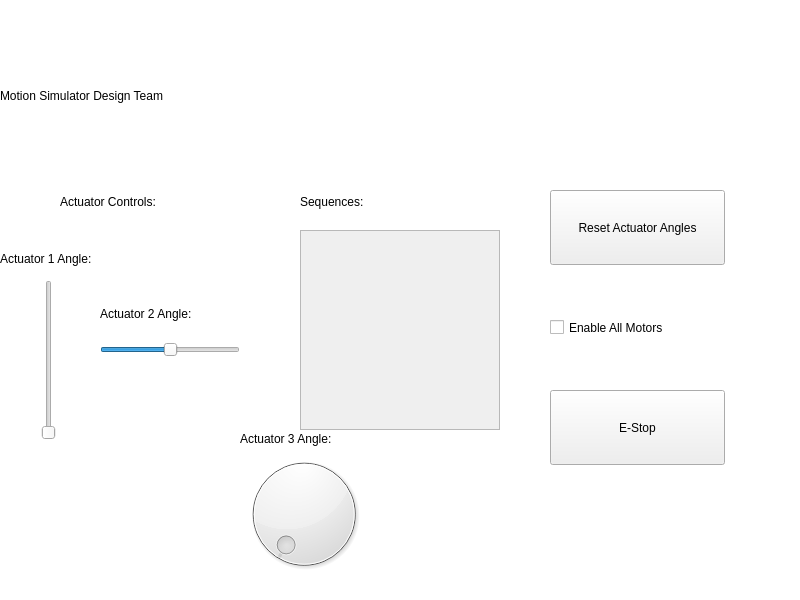
<?xml version="1.0" encoding="UTF-8"?>
<ui version="4.0">
 <class>Widget</class>
 <widget class="QWidget" name="Widget">
  <property name="geometry">
   <rect>
    <x>0</x>
    <y>0</y>
    <width>800</width>
    <height>600</height>
   </rect>
  </property>
  <property name="windowTitle">
   <string>Motion Simulator User Interface</string>
  </property>
  <widget class="QGraphicsView" name="qGraphicsView">
   <property name="geometry">
    <rect>
     <x>0</x>
     <y>0</y>
     <width>800</width>
     <height>600</height>
    </rect>
   </property>
   <property name="frameShape">
    <enum>QFrame::Shape::NoFrame</enum>
   </property>
   <property name="verticalScrollBarPolicy">
    <enum>Qt::ScrollBarPolicy::ScrollBarAlwaysOff</enum>
   </property>
   <property name="horizontalScrollBarPolicy">
    <enum>Qt::ScrollBarPolicy::ScrollBarAlwaysOff</enum>
   </property>
  </widget>
  <widget class="QLabel" name="labelActuatorControls">
   <property name="geometry">
    <rect>
     <x>60</x>
     <y>190</y>
     <width>200</width>
     <height>24</height>
    </rect>
   </property>
   <property name="text">
    <string>Actuator Controls:</string>
   </property>
  </widget>
  <widget class="QLabel" name="labelSequences">
   <property name="geometry">
    <rect>
     <x>300</x>
     <y>190</y>
     <width>200</width>
     <height>24</height>
    </rect>
   </property>
   <property name="text">
    <string>Sequences:</string>
   </property>
  </widget>
  <widget class="QLabel" name="labelAct1">
   <property name="geometry">
    <rect>
     <x>0</x>
     <y>250</y>
     <width>180</width>
     <height>18</height>
    </rect>
   </property>
   <property name="text">
    <string>Actuator 1 Angle:</string>
   </property>
  </widget>
  <widget class="QLabel" name="labelAct2">
   <property name="geometry">
    <rect>
     <x>100</x>
     <y>305</y>
     <width>180</width>
     <height>18</height>
    </rect>
   </property>
   <property name="text">
    <string>Actuator 2 Angle:</string>
   </property>
  </widget>
  <widget class="QSlider" name="angle2">
   <property name="geometry">
    <rect>
     <x>100</x>
     <y>325</y>
     <width>140</width>
     <height>50</height>
    </rect>
   </property>
   <property name="minimum">
    <number>-45</number>
   </property>
   <property name="maximum">
    <number>45</number>
   </property>
   <property name="orientation">
    <enum>Qt::Orientation::Horizontal</enum>
   </property>
  </widget>
  <widget class="QLabel" name="labelAct3">
   <property name="geometry">
    <rect>
     <x>240</x>
     <y>430</y>
     <width>180</width>
     <height>18</height>
    </rect>
   </property>
   <property name="text">
    <string>Actuator 3 Angle:</string>
   </property>
  </widget>
  <widget class="QScrollArea" name="scrollArea">
   <property name="geometry">
    <rect>
     <x>300</x>
     <y>230</y>
     <width>200</width>
     <height>200</height>
    </rect>
   </property>
   <property name="widgetResizable">
    <bool>true</bool>
   </property>
   <widget class="QWidget" name="scrollAreaWidgetContents">
    <property name="geometry">
     <rect>
      <x>0</x>
      <y>0</y>
      <width>198</width>
      <height>198</height>
     </rect>
    </property>
    <layout class="QVBoxLayout" name="verticalLayout"/>
   </widget>
  </widget>
  <widget class="QPushButton" name="homeButton">
   <property name="geometry">
    <rect>
     <x>550</x>
     <y>190</y>
     <width>175</width>
     <height>75</height>
    </rect>
   </property>
   <property name="text">
    <string>Reset Actuator Angles</string>
   </property>
  </widget>
  <widget class="QCheckBox" name="checkBox">
   <property name="geometry">
    <rect>
     <x>550</x>
     <y>290</y>
     <width>175</width>
     <height>75</height>
    </rect>
   </property>
   <property name="text">
    <string>Enable All Motors</string>
   </property>
  </widget>
  <widget class="QPushButton" name="pushButton">
   <property name="geometry">
    <rect>
     <x>550</x>
     <y>390</y>
     <width>175</width>
     <height>75</height>
    </rect>
   </property>
   <property name="text">
    <string>E-Stop</string>
   </property>
  </widget>
  <widget class="QLabel" name="titleLabel">
   <property name="geometry">
    <rect>
     <x>0</x>
     <y>80</y>
     <width>800</width>
     <height>31</height>
    </rect>
   </property>
   <property name="text">
    <string>Motion Simulator Design Team</string>
   </property>
  </widget>
  <widget class="QLabel" name="logo">
   <property name="geometry">
    <rect>
     <x>0</x>
     <y>0</y>
     <width>63</width>
     <height>20</height>
    </rect>
   </property>
   <property name="text">
    <string/>
   </property>
  </widget>
  <widget class="QSlider" name="angle1">
   <property name="geometry">
    <rect>
     <x>40</x>
     <y>280</y>
     <width>18</width>
     <height>160</height>
    </rect>
   </property>
   <property name="orientation">
    <enum>Qt::Orientation::Vertical</enum>
   </property>
  </widget>
  <widget class="QDial" name="angle3">
   <property name="geometry">
    <rect>
     <x>240</x>
     <y>450</y>
     <width>128</width>
     <height>128</height>
    </rect>
   </property>
   <property name="maximum">
    <number>180</number>
   </property>
  </widget>
 </widget>
 <resources/>
 <connections/>
</ui>
